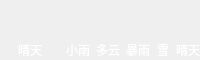
      <widget class="QWidget" name="widget_7" native="true">
       <property name="minimumSize">
        <size>
         <width>0</width>
         <height>60</height>
        </size>
       </property>
       <property name="maximumSize">
        <size>
         <width>16777215</width>
         <height>60</height>
        </size>
       </property>
       <property name="styleSheet">
        <string notr="true">color: rgb(255, 255, 255);</string>
       </property>
       <layout class="QGridLayout" name="gridLayout_3">
        <property name="leftMargin">
         <number>0</number>
        </property>
        <property name="topMargin">
         <number>0</number>
        </property>
        <property name="rightMargin">
         <number>0</number>
        </property>
        <property name="bottomMargin">
         <number>0</number>
        </property>
        <property name="verticalSpacing">
         <number>0</number>
        </property>
        <item row="2" column="6">
         <widget class="QLabel" name="lbType5">
          <property name="maximumSize">
           <size>
            <width>60</width>
            <height>20</height>
           </size>
          </property>
          <property name="styleSheet">
           <string notr="true">border-top-left-radius:0px;
border-top-right-radius:0px;</string>
          </property>
          <property name="text">
           <string>&lt;html&gt;&lt;head/&gt;&lt;body&gt;&lt;p&gt;&lt;span style=&quot; color:#ffffff;&quot;&gt;晴天&lt;/span&gt;&lt;/p&gt;&lt;/body&gt;&lt;/html&gt;</string>
          </property>
          <property name="alignment">
           <set>Qt::AlignCenter</set>
          </property>
         </widget>
        </item>
        <item row="2" column="5">
         <widget class="QLabel" name="lbType4">
          <property name="maximumSize">
           <size>
            <width>60</width>
            <height>20</height>
           </size>
          </property>
          <property name="styleSheet">
           <string notr="true">border-top-left-radius:0px;
border-top-right-radius:0px;</string>
          </property>
          <property name="text">
           <string>&lt;html&gt;&lt;head/&gt;&lt;body&gt;&lt;p&gt;&lt;span style=&quot; color:#ffffff;&quot;&gt;雪&lt;/span&gt;&lt;/p&gt;&lt;/body&gt;&lt;/html&gt;</string>
          </property>
          <property name="alignment">
           <set>Qt::AlignCenter</set>
          </property>
         </widget>
        </item>
        <item row="2" column="0">
         <widget class="QLabel" name="lbType0">
          <property name="minimumSize">
           <size>
            <width>60</width>
            <height>20</height>
           </size>
          </property>
          <property name="maximumSize">
           <size>
            <width>60</width>
            <height>20</height>
           </size>
          </property>
          <property name="styleSheet">
           <string notr="true">border-top-left-radius:0px;
border-top-right-radius:0px;</string>
          </property>
          <property name="text">
           <string>&lt;html&gt;&lt;head/&gt;&lt;body&gt;&lt;p&gt;&lt;span style=&quot; color:#ffffff;&quot;&gt;晴天&lt;/span&gt;&lt;/p&gt;&lt;/body&gt;&lt;/html&gt;</string>
          </property>
          <property name="alignment">
           <set>Qt::AlignCenter</set>
          </property>
         </widget>
        </item>
        <item row="0" column="0">
         <widget class="QLabel" name="label">
          <property name="styleSheet">
           <string notr="true">border-bottom-left-radius:0px;
border-bottom-right-radius:0px;</string>
          </property>
          <property name="text">
           <string/>
          </property>
          <property name="pixmap">
           <pixmap resource="images.qrc">:/new/prefix1/res1/weatherSmall/A01_Qing.png</pixmap>
          </property>
          <property name="alignment">
           <set>Qt::AlignCenter</set>
          </property>
         </widget>
        </item>
        <item row="2" column="2">
         <widget class="QLabel" name="lbType1">
          <property name="maximumSize">
           <size>
            <width>60</width>
            <height>20</height>
           </size>
          </property>
          <property name="styleSheet">
           <string notr="true">border-top-left-radius:0px;
border-top-right-radius:0px;</string>
          </property>
          <property name="text">
           <string>&lt;html&gt;&lt;head/&gt;&lt;body&gt;&lt;p&gt;&lt;span style=&quot; color:#ffffff;&quot;&gt;小雨&lt;/span&gt;&lt;/p&gt;&lt;/body&gt;&lt;/html&gt;</string>
          </property>
          <property name="alignment">
           <set>Qt::AlignCenter</set>
          </property>
         </widget>
        </item>
        <item row="2" column="4">
         <widget class="QLabel" name="lbType3">
          <property name="maximumSize">
           <size>
            <width>60</width>
            <height>20</height>
           </size>
          </property>
          <property name="styleSheet">
           <string notr="true">border-top-left-radius:0px;
border-top-right-radius:0px;</string>
          </property>
          <property name="text">
           <string>&lt;html&gt;&lt;head/&gt;&lt;body&gt;&lt;p&gt;&lt;span style=&quot; color:#ffffff;&quot;&gt;暴雨&lt;/span&gt;&lt;/p&gt;&lt;/body&gt;&lt;/html&gt;</string>
          </property>
          <property name="alignment">
           <set>Qt::AlignCenter</set>
          </property>
         </widget>
        </item>
        <item row="2" column="3">
         <widget class="QLabel" name="lbType2">
          <property name="maximumSize">
           <size>
            <width>60</width>
            <height>20</height>
           </size>
          </property>
          <property name="styleSheet">
           <string notr="true">border-top-left-radius:0px;
border-top-right-radius:0px;</string>
          </property>
          <property name="text">
           <string>&lt;html&gt;&lt;head/&gt;&lt;body&gt;&lt;p&gt;&lt;span style=&quot; color:#ffffff;&quot;&gt;多云&lt;/span&gt;&lt;/p&gt;&lt;/body&gt;&lt;/html&gt;</string>
          </property>
          <property name="alignment">
           <set>Qt::AlignCenter</set>
          </property>
         </widget>
        </item>
        <item row="0" column="2">
         <widget class="QLabel" name="label_2">
          <property name="styleSheet">
           <string notr="true">border-bottom-left-radius:0px;
border-bottom-right-radius:0px;</string>
          </property>
          <property name="text">
           <string/>
          </property>
          <property name="pixmap">
           <pixmap resource="images.qrc">:/new/prefix1/res1/weatherSmall/B04_XiaoYu.png</pixmap>
          </property>
          <property name="alignment">
           <set>Qt::AlignCenter</set>
          </property>
         </widget>
        </item>
        <item row="0" column="3">
         <widget class="QLabel" name="label_3">
          <property name="styleSheet">
           <string notr="true">border-bottom-left-radius:0px;
border-bottom-right-radius:0px;</string>
          </property>
          <property name="text">
           <string/>
          </property>
          <property name="pixmap">
           <pixmap resource="images.qrc">:/new/prefix1/res1/weatherSmall/A04_DuoYun.png</pixmap>
          </property>
          <property name="alignment">
           <set>Qt::AlignCenter</set>
          </property>
         </widget>
        </item>
        <item row="0" column="4">
         <widget class="QLabel" name="label_4">
          <property name="styleSheet">
           <string notr="true">border-bottom-left-radius:0px;
border-bottom-right-radius:0px;</string>
          </property>
          <property name="text">
           <string/>
          </property>
          <property name="pixmap">
           <pixmap resource="images.qrc">:/new/prefix1/res1/weatherSmall/C06_BaoXue.png</pixmap>
          </property>
          <property name="alignment">
           <set>Qt::AlignCenter</set>
          </property>
         </widget>
        </item>
        <item row="0" column="5">
         <widget class="QLabel" name="label_5">
          <property name="styleSheet">
           <string notr="true">border-bottom-left-radius:0px;
border-bottom-right-radius:0px;</string>
          </property>
          <property name="text">
           <string/>
          </property>
          <property name="pixmap">
           <pixmap resource="images.qrc">:/new/prefix1/res1/weatherSmall/C03_XiaoXue.png</pixmap>
          </property>
          <property name="alignment">
           <set>Qt::AlignCenter</set>
          </property>
         </widget>
        </item>
        <item row="0" column="6">
         <widget class="QLabel" name="label_6">
          <property name="styleSheet">
           <string notr="true">border-bottom-left-radius:0px;
border-bottom-right-radius:0px;</string>
          </property>
          <property name="text">
           <string/>
          </property>
          <property name="pixmap">
           <pixmap resource="images.qrc">:/new/prefix1/res1/weatherSmall/A01_Qing.png</pixmap>
          </property>
          <property name="alignment">
           <set>Qt::AlignCenter</set>
          </property>
         </widget>
        </item>
       </layout>
      </widget>
